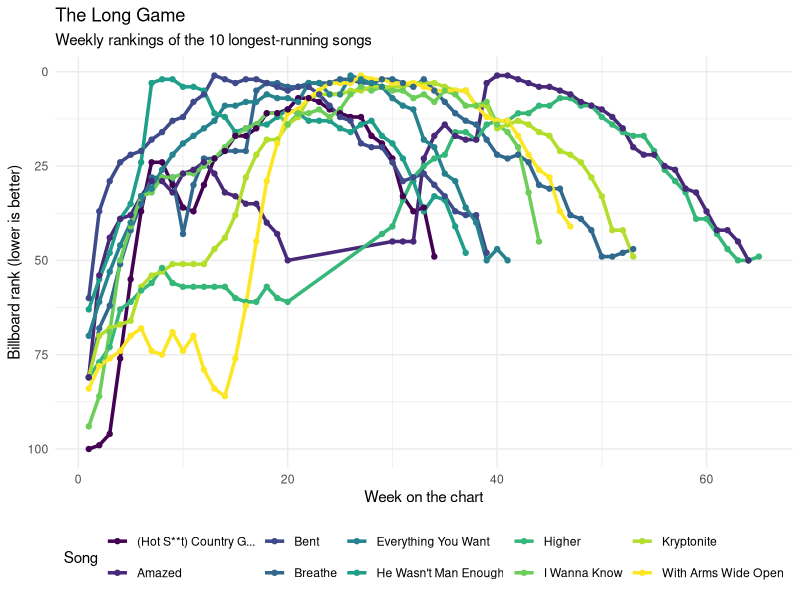

Recreate this plot in R.
## ---- chunk 1
#| message: false
library(tidyverse)
## ---- chunk 2
billboard_long <- tidyr::billboard |>
  pivot_longer(
    cols = starts_with("wk"),
    names_to = "week",
    names_prefix = "wk",
    values_to = "rank",
    values_drop_na = TRUE
  ) |>
  mutate(week = as.integer(week))

longest_runs <- billboard_long |>
  count(artist, track, name = "weeks_on_chart") |>
  slice_max(weeks_on_chart, n = 10, with_ties = FALSE)

billboard_plot <- billboard_long |>
  semi_join(longest_runs, by = c("artist", "track")) |>
  ggplot(aes(x = week, y = rank, color = track, group = track)) +
  geom_line(linewidth = 1.2) +
  geom_point(size = 1.5) +
  scale_y_reverse() +
  scale_color_viridis_d() +
  labs(
    title = "The Long Game",
    subtitle = "Weekly rankings of the 10 longest-running songs",
    x = "Week on the chart",
    y = "Billboard rank (lower is better)",
    color = "Song"
  ) +
  theme_minimal() +
  theme(legend.position = "bottom")

ggsave("billboard-plot.png", plot = billboard_plot, width = 10, height = 6, dpi = 300)
